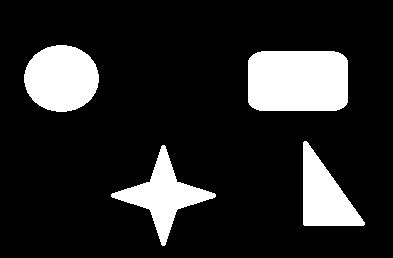
#> input picture image_processing/img/520f8a8d.jpg, 393 x 258 px
$ python rectangle.py   (older library calls are emulated)
#> lines starting #> are read from the running program, lines starting #| are printed output that depends on the picture; after the words box and inside, x2 and y2 are one past the last pixel; in counts of white or black regions, pixels touching at a corner belong together
# -*- coding: utf-8 -*-
import cv2
import sys
import numpy as np

args = sys.argv

image_path = ""
if len(args) < 2:
    image_path = "img/520f8a8d.jpg"
else:
    image_path = str(args[1])

img = cv2.imread(image_path)
#> img is the input picture: shape (258, 393, 3); min 0, max 255, mean 39.7

gray = cv2.cvtColor(img, cv2.COLOR_BGR2GRAY)
edged = cv2.Canny(gray, 50, 100)
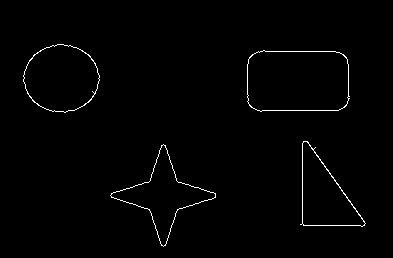
#> edged: shape (258, 393); 1.1% white in thin lines or dots, all inside (x1, y1, x2, y2) = (23, 44, 366, 247)
cv2.imwrite('img/rect_detect_edged.jpg', edged)
_, rect_contours, _= cv2.findContours(edged, cv2.RETR_EXTERNAL, cv2.CHAIN_APPROX_SIMPLE)
#> rect_contours = 4 contours; box (x1, y1, x2, y2) and area: (247, 50, 350, 112) 5800, (23, 44, 100, 113) 3940, (110, 144, 216, 247) 3130, (300, 141, 366, 227) 2918
rect_and_contours = np.copy(img)

min_rect_area = 60
large_contours = [cnt for cnt in rect_contours if cv2.contourArea(cnt) > min_rect_area]
#> large_contours has the same summary as rect_contours
cv2.drawContours(rect_and_contours, large_contours, -1, (255,0,0))
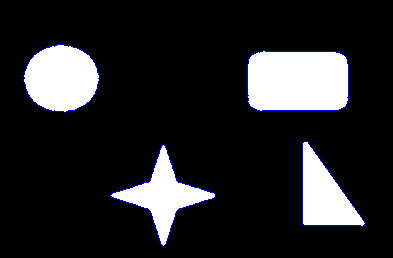
#> rect_and_contours: shape (258, 393, 3); 1.03% of pixels changed, all inside (x1, y1, x2, y2) = (23, 44, 366, 247)
print('number of img: %d' % len(large_contours))
#| number of img: 4
bounding_img = np.copy(img)

for i, contour in enumerate(large_contours):
    x, y, w, h = cv2.boundingRect(contour)
    cv2.rectangle(bounding_img, (x, y), (x + w, y + h), (0, 255, 0), 3)
    cv2.imwrite('img/rect_detect.jpg', bounding_img)
    dst = img[y:y+h, x:x+w]
    cv2.imwrite('img/rect_detect_%s.jpg' %(i), dst)
#> this loop made 4 passes
#> (x, y, w, h) on passes 1 to 4: (110, 144, 106, 103), (300, 141, 66, 86), (247, 50, 103, 62), (23, 44, 77, 69)
#> pass 1, `cv2.imwrite('img/rect_detect.jpg', bounding_img)`:
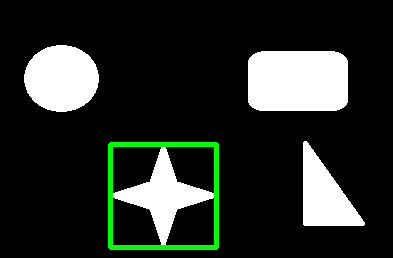
#> saved as rect_detect.jpg: shape (258, 393, 3); mean B, G, R 39.7, 44.9, 39.7
#> pass 1, `dst = img[y:y+h, x:x+w]`:
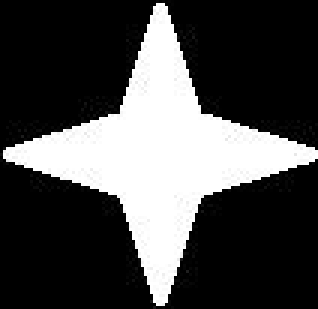
#> dst: shape (103, 106, 3) (shown 3 times larger); min 0, max 255, mean 73.2
#> pass 2, `cv2.imwrite('img/rect_detect.jpg', bounding_img)`:
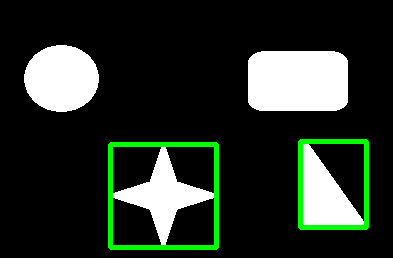
#> saved as rect_detect.jpg: shape (258, 393, 3); mean B, G, R 39.5, 48.5, 39.5
#> pass 2, `dst = img[y:y+h, x:x+w]`:
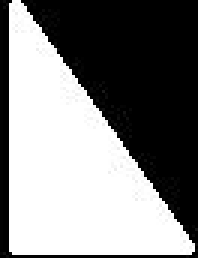
#> dst: shape (86, 66, 3) (shown 3 times larger); min 0, max 255, mean 129.8
#> after the loop:
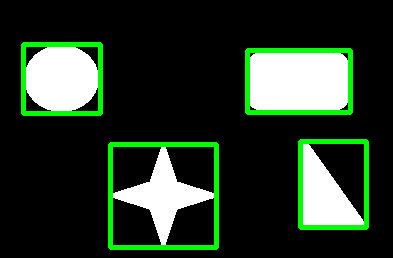
#> bounding_img: shape (258, 393, 3); 6.58% of pixels changed, all inside (x1, y1, x2, y2) = (21, 42, 369, 250)

cv2.imwrite('img/rect_detect.jpg', bounding_img)
